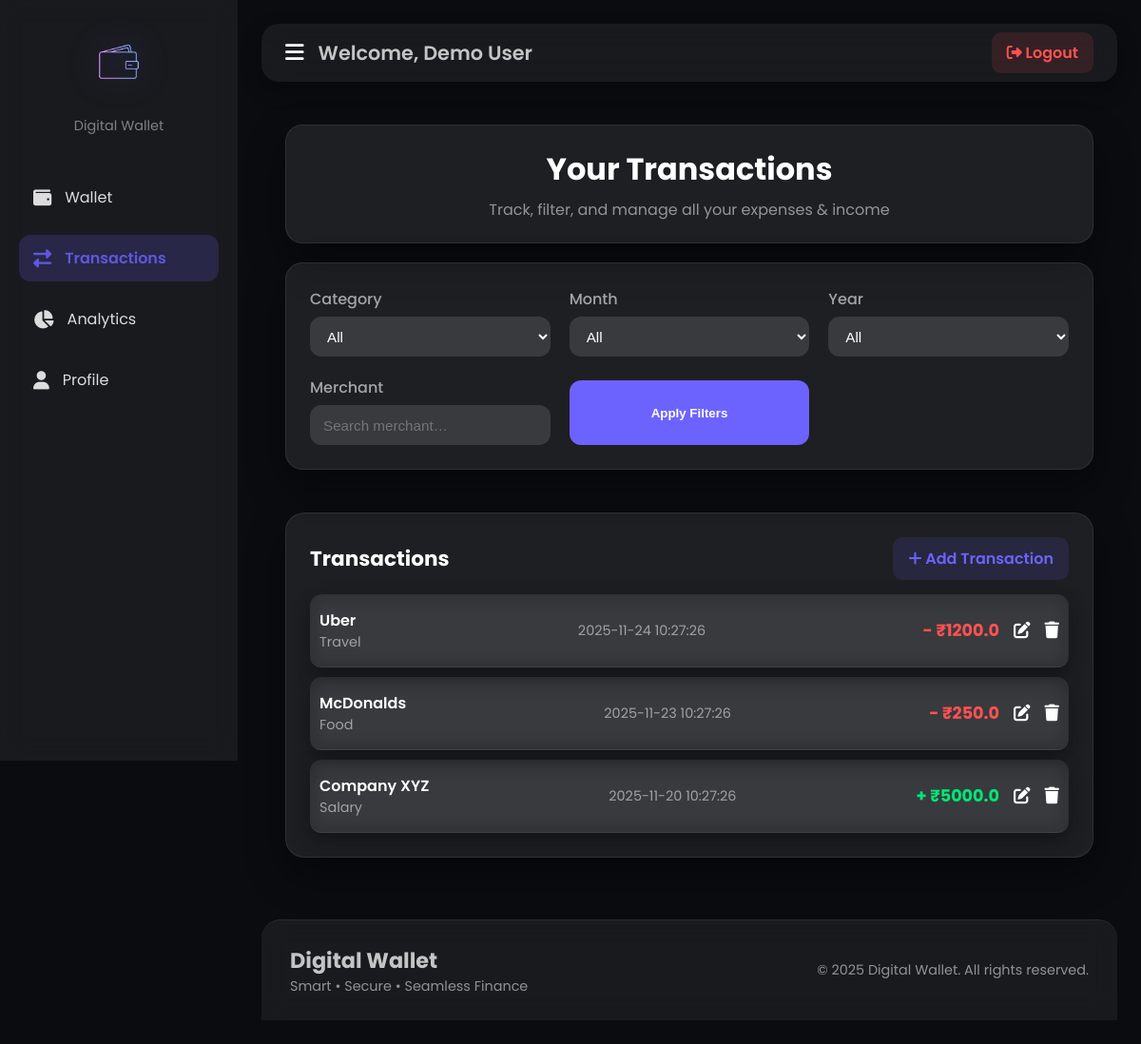
Page /transactions/ (signed in) on the committed database.
### tables this page shows
CREATE TABLE transactions (
    id INTEGER PRIMARY KEY AUTOINCREMENT,
    user_id INTEGER NOT NULL,
    amount REAL NOT NULL,
    category_id INTEGER,
    merchant TEXT,
    type TEXT NOT NULL CHECK (type IN ('income', 'expense')),
    date TEXT NOT NULL,
    FOREIGN KEY (user_id) REFERENCES users(id),
    FOREIGN KEY (category_id) REFERENCES categories(id)
);

CREATE TABLE categories (
    id INTEGER PRIMARY KEY AUTOINCREMENT,
    name TEXT NOT NULL,
    type TEXT NOT NULL CHECK (type IN ('expense', 'income')),
    user_id INTEGER,
    FOREIGN KEY (user_id) REFERENCES users(id)
);

### app/routes/transaction_routes.py (the view)
@transaction_bp.route("/")
def transactions_home():
    user_id = session["user_id"]
    transactions = TransactionModel.get_all_transactions(user_id)
    categories = CategoryModel.get_all_categories(user_id)
    print("CATEGORIES:", categories)
    return render_template(
        "transactions.html",
        transactions=transactions,
        categories=categories
    )

### app/config/database.py (called while the page is built)
def get_db_connection():
    if "db" not in g:
        DATABASE_DIR.mkdir(parents=True, exist_ok=True)
        conn = sqlite3.connect(DATABASE_FILE, detect_types=sqlite3.PARSE_DECLTYPES)
        conn.row_factory = sqlite3.Row
        g.db = conn
    return g.db

### app/models/category_model.py (called while the page is built)
    @staticmethod
    def get_all_categories(user_id):
        db = get_db_connection()
        query = """
            SELECT id, name, type
            FROM categories
            WHERE user_id = ? OR user_id IS NULL
            ORDER BY name
        """
        rows = db.execute(query, (user_id,)).fetchall()
        return [dict(r) for r in rows]

### app/models/transaction_model.py (called while the page is built)
    @staticmethod
    def get_all_transactions(user_id):
        db = get_db_connection()
        query = """
            SELECT
                t.id, t.amount, t.type, t.date,
                t.merchant,
                c.name AS category
            FROM transactions t
            LEFT JOIN categories c ON t.category_id = c.id
            WHERE t.user_id = ?
            ORDER BY t.date DESC
        """
        rows = db.execute(query, (user_id,)).fetchall()
        return [dict(r) for r in rows]

### app/routes/transaction_routes.py (called while the page is built)
@transaction_bp.before_request
def require_login():
    if "user_id" not in session:
        return redirect(url_for("auth.login"))

### templates/transactions.html (shortened to what this page needs)
{% extends "layout.html" %}
{% block styles %}
    <link rel="stylesheet" href="{{ url_for('static', filename='css/transactions.css') }}?v=10">
{% endblock %}
{% block content %}
    <div class="transactions-container fade-in">
        <div class="page-header glass-card slide-down">
            <h2 class="page-title">Your Transactions</h2>
            <p class="subtitle">Track, filter, and manage all your expenses & income</p>
        </div>
        <div class="glass-card pop-in filter-card">
            <form id="filterForm" class="filter-form">
                <div class="filter-group slide-up">
                    <label>Category</label>
                    <select id="filterCategory" name="category">
                        <option value="">All</option>
                    </select>
                </div>
                <div class="filter-group slide-up">
                    <label>Month</label>
                    <select id="filterMonth" name="month">
                        <option value="">All</option>
                    </select>
                </div>
                <div class="filter-group slide-up">
                    <label>Year</label>
                    <select id="filterYear" name="year">
                        <option value="">All</option>
                    </select>
                </div>
                <div class="filter-group slide-up">
                    <label>Merchant</label>
                    <input type="text" id="filterMerchant" name="merchant" placeholder="Search merchant…">
                </div>
                <button type="button" id="applyFilters" class="btn-primary glow-on-hover">Apply Filters</button>
            </form>
        </div>
        <div class="glass-card fade-up txn-list-card">
            <div class="txn-header">
                <h3 class="section-title">Transactions</h3>
                <a href="{{ url_for('transactions.add_transaction') }}" class="add-btn hover-glow">
                    <i class="fas fa-plus"></i> Add Transaction
                </a>
            </div>
            <div id="txnList">
                {% for t in transactions %}
                    <div class="txn-item fade-in-up" data-id="{{ t.id }}">
                        <div class="txn-info">
                            <p class="merchant">{{ t.merchant }}</p>
                            <p class="category">{{ t.category or 'Uncategorized' }}</p>
                        </div>
                        <div class="txn-meta">
                            <p class="date">{{ t.date }}</p>
                        </div>
                        <div class="txn-actions">
                            <p class="amount {% if t.type=='expense' %}red{% else %}green{% endif %}">
                                {% if t.type=='expense' %}-{% else %}+{% endif %} ₹{{ t.amount }}
                            </p>
                            <a href="{{ url_for('transactions.edit_transaction', transaction_id=t.id) }}" class="edit-btn hover-glow">
                                <i class="fas fa-edit"></i>
                            </a>
                            <button class="delete-btn hover-glow" onclick="deleteTransaction({{ t.id }})">
                                <i class="fas fa-trash"></i>
                            </button>
                        </div>
                    </div>
                {% endfor %}
            </div>
        </div>
    </div>
{% endblock %}

### templates/layout.html (shortened to what this page needs)
<!DOCTYPE html>
<html lang="en">
<head>
    <link rel="stylesheet" href="{{ url_for('static', filename='css/style.css') }}">
    {% block styles %}{% endblock %}
</head>
<body class="theme-dark">
    {% include "sidebar.html" %}
    <div class="main-container">
        {% include "navbar.html" %}
        <main class="content-area fade-in">
            {% block content %}{% endblock %}
        </main>
        {% include "footer.html" %}
    </div>
</body>
</html>

### templates/sidebar.html (shortened to what this page needs)
<aside id="sidebar" class="sidebar glass-sidebar slide-left">
    <div class="sidebar-header fade-in">
        <a href="{{ url_for('wallet.wallet_home') }}" class="logo-link">
            <img src="{{ url_for('static', filename='img/logo.png') }}" alt="Digital Wallet" class="logo-img">
        </a>
        <p class="logo-sub">Digital Wallet</p>
    </div>
    <nav class="sidebar-nav">
        <a href="{{ url_for('wallet.wallet_home') }}"
            class="nav-item hover-glow {% if request.path.startswith('/wallet') %}active{% endif %}">
            <i class="fas fa-wallet"></i>
            <span>Wallet</span>
        </a>
        <a href="{{ url_for('transactions.transactions_home') }}"
            class="nav-item hover-glow {% if request.path.startswith('/transactions') %}active{% endif %}">
            <i class="fas fa-exchange-alt"></i>
            <span>Transactions</span>
        </a>
        <a href="{{ url_for('analytics.analytics_home') }}"
            class="nav-item hover-glow {% if request.path.startswith('/analytics') %}active{% endif %}">
            <i class="fas fa-chart-pie"></i>
            <span>Analytics</span>
        </a>
        <a href="{{ url_for('profile.profile_home') }}"
            class="nav-item hover-glow {% if request.path.startswith('/profile') %}active{% endif %}">
            <i class="fas fa-user"></i>
            <span>Profile</span>
        </a>
    </nav>
</aside>

### templates/navbar.html (shortened to what this page needs)
<nav class="navbar glass-nav slide-down">
    <div class="nav-left">
        <button id="sidebarToggle" class="menu-btn hover-float">
            <i class="fas fa-bars"></i>
        </button>
        {% if session.get('user_id') %}
            <h2 class="nav-title">Welcome, {{ session.get('user_name') }}</h2>
        {% else %}
            <h2 class="nav-title">Digital Wallet</h2>
        {% endif %}
    </div>
    <div class="nav-right">
        {% if session.get('user_id') %}
            <a href="{{ url_for('auth.logout') }}" class="logout-btn hover-glow">
                <i class="fas fa-sign-out-alt"></i> Logout
            </a>
        {% endif %}
    </div>
</nav>
<link rel="stylesheet" href="https://cdnjs.cloudflare.com/ajax/libs/font-awesome/6.4.0/css/all.min.css">

### templates/footer.html (shortened to what this page needs)
<footer class="footer glass-footer fade-in-up">
    <div class="footer-content">
        <div class="footer-left slide-in-left">
            <h3 class="brand">Digital Wallet</h3>
            <p class="tagline">Smart • Secure • Seamless Finance</p>
        </div>
        <div class="footer-right slide-in-right">
            <p class="copyright">
                © {{ now().year }} Digital Wallet. All rights reserved.
            </p>
        </div>
    </div>
</footer>

### static/css/style.css (style rules this page uses)
:root { --bg: #0b0c10; --bg-soft: #111218; --glass: rgba(255, 255, 255, 0.06); --glass-strong: rgba(255, 255, 255, 0.12); --border-glass: rgba(255, 255, 255, 0.08); --muted: rgba(255, 255, 255, 0.75); --accent: 108, 99, 255; --accent-hex: #6c63ff; --success: 0, 230, 118; --danger: 255, 82, 82; --warning: 255, 179, 0; --glass-blur: 14px; --radius: 18px; --radius-lg: 22px; --shadow-big: 0 28px 65px rgba(0, 0, 0, 0.55); --shadow-card: 0 18px 40px rgba(0, 0, 0, 0.45); --shadow-soft: 0 12px 28px rgba(0, 0, 0, 0.35); --gap: 22px; --pad: 20px; --easing: cubic-bezier(.16, 1, .3, 1); --fast: .35s var(--easing); --medium: .55s var(--easing); --slow: .75s var(--easing); }
* { margin: 0; padding: 0; box-sizing: border-box; }
body { background: var(--bg); color: var(--muted); font-family: "Poppins", system-ui, sans-serif; font-weight: 400; overflow-x: hidden; }
a { text-decoration: none; color: inherit; }
.main-container { margin-left: 250px; padding: 25px; min-height: 100vh; transition: margin-left var(--medium); }
.glass-card { background: var(--glass); backdrop-filter: blur(var(--glass-blur)); border-radius: var(--radius); padding: var(--pad); border: 1px solid var(--border-glass); box-shadow: var(--shadow-card); opacity: 0; transform: translateY(20px) scale(.96); transition: opacity var(--medium), transform var(--medium); }
.glass-card.visible { opacity: 1; transform: translateY(0) scale(1); }
.fade-in { opacity: 0; animation: fadeIn .65s var(--easing) forwards; }
.fade-in-up { opacity: 0; animation: fadeUp .65s var(--easing) forwards; }
.fade-up { animation: fadeUp .6s var(--easing); }
.slide-down { opacity: 0; animation: slideDown .7s var(--easing) forwards; }
.pop-in { opacity: 0; transform: scale(.92); animation: popIn .55s var(--easing) forwards; }
.btn-primary { padding: 12px 18px; border: none; border-radius: 12px; background: var(--accent-hex); color: white; font-weight: 600; cursor: pointer; transition: transform var(--fast), box-shadow var(--fast); }
input, select { background: rgba(255, 255, 255, 0.12); border-radius: 12px; border: none; outline: none; color: white; padding: 12px 14px; transition: background var(--fast), transform var(--fast); }
.red { color: rgb(var(--danger)); }
.green { color: rgb(var(--success)); }
#sidebar { transition: transform var(--medium); }
.navbar { border-radius: var(--radius); background: var(--glass); backdrop-filter: blur(var(--glass-blur)); box-shadow: var(--shadow-soft); }

### templates/sidebar.html (style rules this page uses)
.sidebar { width: 250px; height: 100vh; position: fixed; left: 0; top: 0; padding: 25px 20px; display: flex; flex-direction: column; transition: .4s ease; z-index: 1000; overflow-y: auto; }
.glass-sidebar { background: rgba(255, 255, 255, 0.06); backdrop-filter: blur(14px); }
.sidebar-header { margin-bottom: 40px; text-align: center; }
.logo-link { display: inline-block; transition: transform 0.3s ease; }
.logo-img { width: 80px; height: 80px; filter: drop-shadow(0 0 15px rgba(108, 99, 255, 0.6)); animation: logoGlow 2s ease-in-out infinite alternate; }
.logo-sub { font-size: .9rem; opacity: .6; margin-top: 10px; }
.sidebar-nav { display: flex; flex-direction: column; gap: 15px; }
.nav-item { display: flex; align-items: center; gap: 14px; padding: 12px 15px; border-radius: 12px; color: #fff; text-decoration: none; font-size: 1rem; transition: .25s; opacity: .85; }
.nav-item i { font-size: 1.2rem; }
.active { background: rgba(108, 99, 255, 0.22); color: #6c63ff !important; font-weight: 600; }
.slide-left { opacity: 0; transform: translateX(-25px); animation: slideLeft .7s ease forwards; }
.fade-in { animation: fadeIn .9s ease forwards; }

### templates/navbar.html (style rules this page uses)
.navbar { width: 100%; padding: 15px 25px; display: flex; justify-content: space-between; align-items: center; border-radius: 18px; margin-bottom: 20px; }
.glass-nav { background: rgba(255, 255, 255, 0.06); backdrop-filter: blur(14px); }
.nav-left { display: flex; align-items: center; gap: 15px; }
.nav-title { font-size: 1.3rem; font-weight: 600; }
.menu-btn { background: none; border: none; color: white; font-size: 1.4rem; cursor: pointer; transition: .2s; }
.logout-btn { color: #ff5252; font-weight: 600; text-decoration: none; padding: 10px 16px; border-radius: 10px; background: rgba(255, 82, 82, 0.12); transition: .25s; }
.slide-down { opacity: 0; transform: translateY(-20px); animation: slideDown .7s ease forwards; }

### rows in the picture
transactions: merchant "Uber", name "Travel", date "2025-11-24 10:27:26", amount "1200.0"
transactions: merchant "McDonalds", name "Food", date "2025-11-23 10:27:26", amount "250.0"
transactions: merchant "Company XYZ", name "Salary", date "2025-11-20 10:27:26", amount "5000.0"

### other values in the picture
{{ session.get('user_name') }} "Demo User"
